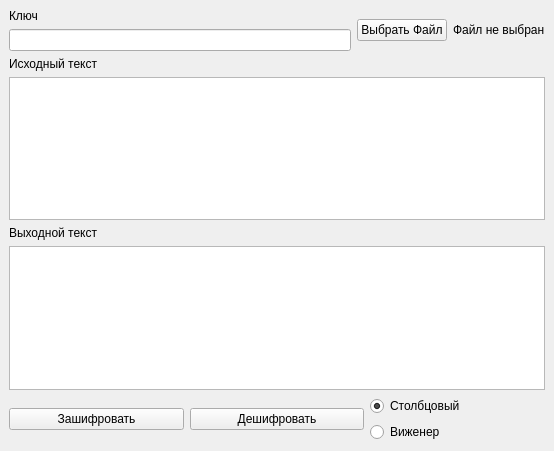
<?xml version="1.0" encoding="UTF-8"?>
<ui version="4.0">
 <class>MainWindow</class>
 <widget class="QMainWindow" name="MainWindow">
  <property name="geometry">
   <rect>
    <x>0</x>
    <y>0</y>
    <width>554</width>
    <height>451</height>
   </rect>
  </property>
  <property name="windowTitle">
   <string>Шифратор</string>
  </property>
  <property name="windowIcon">
   <iconset theme="QIcon::ThemeIcon::WeatherClear"/>
  </property>
  <widget class="QWidget" name="centralwidget">
   <layout class="QVBoxLayout" name="verticalLayout">
    <item>
     <layout class="QHBoxLayout" name="horizontalLayout">
      <item>
       <layout class="QVBoxLayout" name="verticalLayout_3">
        <item>
         <widget class="QLabel" name="label_2">
          <property name="text">
           <string>Ключ</string>
          </property>
         </widget>
        </item>
        <item>
         <widget class="QLineEdit" name="edKey"/>
        </item>
       </layout>
      </item>
      <item>
       <widget class="QPushButton" name="btnBrowse">
        <property name="text">
         <string>Выбрать Файл</string>
        </property>
       </widget>
      </item>
      <item>
       <widget class="QLabel" name="lblFileName">
        <property name="text">
         <string>Файл не выбран</string>
        </property>
       </widget>
      </item>
     </layout>
    </item>
    <item>
     <layout class="QVBoxLayout" name="verticalLayout_2">
      <item>
       <widget class="QLabel" name="label">
        <property name="text">
         <string>Исходный текст</string>
        </property>
       </widget>
      </item>
      <item>
       <widget class="QPlainTextEdit" name="edSource"/>
      </item>
     </layout>
    </item>
    <item>
     <layout class="QVBoxLayout" name="verticalLayout_4">
      <item>
       <widget class="QLabel" name="label_3">
        <property name="text">
         <string>Выходной текст</string>
        </property>
       </widget>
      </item>
      <item>
       <widget class="QPlainTextEdit" name="edDest"/>
      </item>
     </layout>
    </item>
    <item>
     <layout class="QHBoxLayout" name="horizontalLayout_2">
      <item>
       <widget class="QPushButton" name="btnChipher">
        <property name="text">
         <string>Зашифровать</string>
        </property>
       </widget>
      </item>
      <item>
       <widget class="QPushButton" name="btnDechipher">
        <property name="text">
         <string>Дешифровать</string>
        </property>
       </widget>
      </item>
      <item>
       <layout class="QVBoxLayout" name="verticalLayout_5">
        <item>
         <widget class="QRadioButton" name="rdbColumn">
          <property name="text">
           <string>Столбцовый</string>
          </property>
          <property name="checked">
           <bool>true</bool>
          </property>
         </widget>
        </item>
        <item>
         <widget class="QRadioButton" name="rdbVigenere">
          <property name="text">
           <string>Виженер</string>
          </property>
         </widget>
        </item>
       </layout>
      </item>
     </layout>
    </item>
   </layout>
  </widget>
  <widget class="QMenuBar" name="menubar">
   <property name="geometry">
    <rect>
     <x>0</x>
     <y>0</y>
     <width>554</width>
     <height>25</height>
    </rect>
   </property>
  </widget>
 </widget>
 <resources/>
 <connections>
  <connection>
   <sender>btnChipher</sender>
   <signal>clicked()</signal>
   <receiver>MainWindow</receiver>
   <slot>cipher()</slot>
   <hints>
    <hint type="sourcelabel">
     <x>132</x>
     <y>414</y>
    </hint>
    <hint type="destinationlabel">
     <x>132</x>
     <y>452</y>
    </hint>
   </hints>
  </connection>
  <connection>
   <sender>btnDechipher</sender>
   <signal>clicked()</signal>
   <receiver>MainWindow</receiver>
   <slot>decrypt()</slot>
   <hints>
    <hint type="sourcelabel">
     <x>263</x>
     <y>418</y>
    </hint>
    <hint type="destinationlabel">
     <x>262</x>
     <y>444</y>
    </hint>
   </hints>
  </connection>
  <connection>
   <sender>btnBrowse</sender>
   <signal>clicked()</signal>
   <receiver>MainWindow</receiver>
   <slot>loadFile()</slot>
   <hints>
    <hint type="sourcelabel">
     <x>384</x>
     <y>75</y>
    </hint>
    <hint type="destinationlabel">
     <x>427</x>
     <y>-10</y>
    </hint>
   </hints>
  </connection>
 </connections>
 <slots>
  <slot>cipher()</slot>
  <slot>decrypt()</slot>
  <slot>loadFile()</slot>
 </slots>
</ui>
